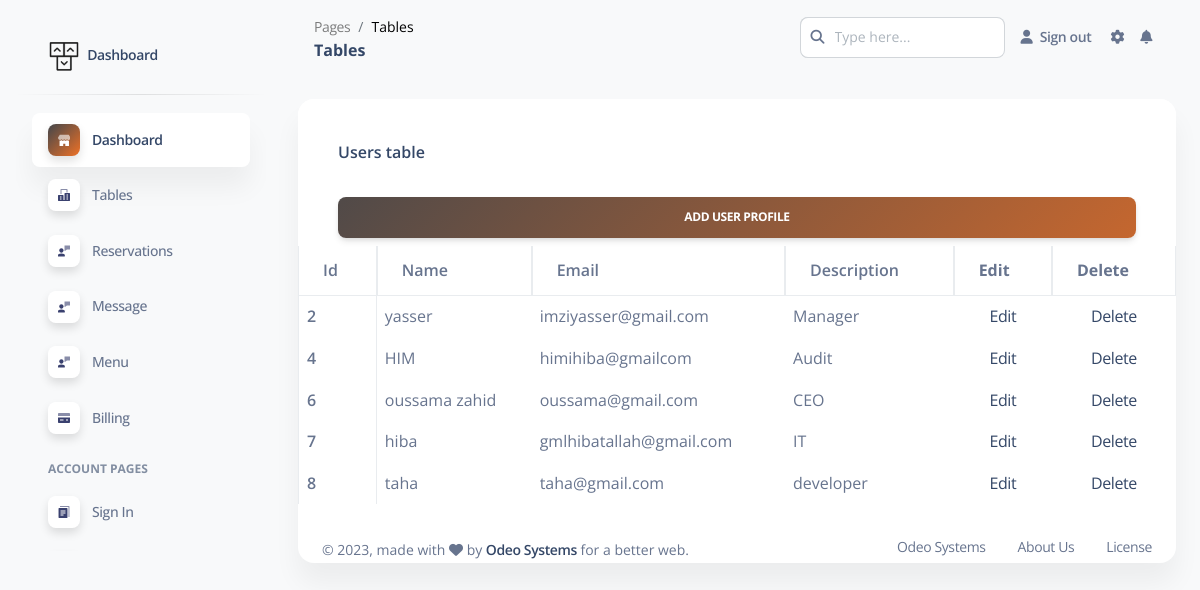
/sfe/admin/pages/tables.php, run on the app's committed database.
### tables this page shows
CREATE TABLE `sign_up` (
  `id` int(255) NOT NULL,
  `username` varchar(30) NOT NULL,
  `email` varchar(60) NOT NULL,
  `password` varchar(60) NOT NULL,
  `description` varchar(255) NOT NULL
);

### sfe/admin/pages/tables.php (the view, shortened to what this page needs)
<!DOCTYPE html>
<html lang="en">
<head>
  <link href="../assets/css/nucleo-icons.css" rel="stylesheet" />
  <link href="../assets/css/nucleo-svg.css" rel="stylesheet" />
  <link href="../assets/css/nucleo-svg.css" rel="stylesheet" />
  <link id="pagestyle" href="../assets/css/soft-ui-dashboard.css?v=1.0.5" rel="stylesheet" />
</head>
<body class="g-sidenav-show  bg-gray-100">
<aside class="sidenav navbar navbar-vertical navbar-expand-xs border-0 border-radius-xl my-3 fixed-start ms-3 " id="sidenav-main">
<div class="sidenav-header">
      <a class="navbar-brand m-0" href="  " target="_blank">
        <img src="../assets/img/logo-ct.png" class="navbar-brand-img h-100" alt="main_logo">
        <span class="ms-1 font-weight-bold"> Dashboard</span>
      </a>
    </div>
    <hr class="horizontal dark mt-0">
    <div class="collapse navbar-collapse  w-auto " id="sidenav-collapse-main">
      <ul class="navbar-nav">
        <li class="nav-item">
          <a class="nav-link  active" href="../pages/dashboard.php">
            <div class="icon icon-shape icon-sm shadow border-radius-md bg-white text-center me-2 d-flex align-items-center justify-content-center">
            </div>
            <span class="nav-link-text ms-1">Dashboard</span>
          </a>
        </li>
        <li class="nav-item">
          <a class="nav-link  " href="../pages/tables.php">
            <div class="icon icon-shape icon-sm shadow border-radius-md bg-white text-center me-2 d-flex align-items-center justify-content-center">
            </div>
            <span class="nav-link-text ms-1">Tables</span>
          </a>
        </li>
        <li class="nav-item">
          <a class="nav-link  " href="../pages/Reservation.php">
            <div class="icon icon-shape icon-sm shadow border-radius-md bg-white text-center me-2 d-flex align-items-center justify-content-center">
            </div>
            <span class="nav-link-text ms-1">Reservations</span>
          </a>
        </li>
        <li class="nav-item">
          <a class="nav-link  " href="../pages/contact.php">
            <div class="icon icon-shape icon-sm shadow border-radius-md bg-white text-center me-2 d-flex align-items-center justify-content-center">
            </div>
            <span class="nav-link-text ms-1">Message</span>
          </a>
        </li>
        <li class="nav-item">
          <a class="nav-link  " href="../pages/menu.php">
            <div class="icon icon-shape icon-sm shadow border-radius-md bg-white text-center me-2 d-flex align-items-center justify-content-center">
            </div>
            <span class="nav-link-text ms-1">Menu</span>
          </a>
        </li>
        <li class="nav-item">
          <a class="nav-link  " href="../pages/billing.php">
            <div class="icon icon-shape icon-sm shadow border-radius-md bg-white text-center me-2 d-flex align-items-center justify-content-center">
            </div>
            <span class="nav-link-text ms-1">Billing</span>
          </a>
        </li>
        <li class="nav-item mt-3">
          <h6 class="ps-4 ms-2 text-uppercase text-xs font-weight-bolder opacity-6">Account pages</h6>
        </li>
        <li class="nav-item">
          <a class="nav-link  " href="../pages/sign_in.php">
            <div class="icon icon-shape icon-sm shadow border-radius-md bg-white text-center me-2 d-flex align-items-center justify-content-center">
            </div>
            <span class="nav-link-text ms-1">Sign In</span>
          </a>
        </li>
        <li class="nav-item">
          <a class="nav-link  " href="../pages/sign_up.php">
          </a>
        </li>
      </ul>
    </div>
  </aside>  <main class="main-content position-relative max-height-vh-100 h-100 border-radius-lg ">
    <nav class="navbar navbar-main navbar-expand-lg px-0 mx-4 shadow-none border-radius-xl" id="navbarBlur" navbar-scroll="true">
      <div class="container-fluid py-1 px-3">
        <nav aria-label="breadcrumb">
          <ol class="breadcrumb bg-transparent mb-0 pb-0 pt-1 px-0 me-sm-6 me-5">
            <li class="breadcrumb-item text-sm"><a class="opacity-5 text-dark" href="javascript:;">Pages</a></li>
            <li class="breadcrumb-item text-sm text-dark active" aria-current="page">Tables</li>
          </ol>
          <h6 class="font-weight-bolder mb-0">Tables</h6>
        </nav>
        <div class="collapse navbar-collapse mt-sm-0 mt-2 me-md-0 me-sm-4" id="navbar">
          <div class="ms-md-auto pe-md-3 d-flex align-items-center">
            <div class="input-group">
              <span class="input-group-text text-body"><i class="fas fa-search" aria-hidden="true"></i></span>
              <input type="text" class="form-control" placeholder="Type here...">
            </div>
          </div>
          <ul class="navbar-nav  justify-content-end">
          <li class="nav-item d-flex align-items-center">
           <a href="logout.php?deconnexion=true" class="nav-link text-body font-weight-bold px-0">
             <i class="fa fa-user me-sm-1"></i>
             <span class="d-sm-inline d-none">Sign out <output></output></span>
           </a>
         </li>
            <li class="nav-item px-3 d-flex align-items-center">
              <a href="javascript:;" class="nav-link text-body p-0">
                <i class="fa fa-cog fixed-plugin-button-nav cursor-pointer"></i>
              </a>
            </li>
            <li class="nav-item dropdown pe-2 d-flex align-items-center">
              <a href="javascript:;" class="nav-link text-body p-0" id="dropdownMenuButton" data-bs-toggle="dropdown" aria-expanded="false">
                <i class="fa fa-bell cursor-pointer"></i>
              </a>
            </li>
          </ul>
        </div>
      </div>
    </nav>
    <div class="container-fluid py-4">
      <div class="row">
        <div class="col-12">
          <div class="card mb-4">
            <div class="card-header pb-0">
              <h6>Users table</h6>
             <a href="../pages/form_user.php"> <input type="submit" name="user_btn" value="Add User Profile" class="btn bg-gradient-dark w-100 my-4 mb-2" ></a>
            </div>
    <div class="table-responsive">
<table class="table table-bordered" id="dataTable" width="100%" cellspacing="0">
<thead>
<tr>
<th>Id</th>
<th>Name </th>
<th>Email</th>
<th>Description</th>
<th><strong>Edit</strong></th>
<th><strong>Delete</strong></th>
</tr>
</thead>
<?php
$servername = "localhost";
$username = "root";
$password = "";
$dbname = "admin_panel";
$conn = new mysqli($servername, $username, $password, $dbname);
$sql = 'SELECT * from `sign_up`  ';
$result = mysqli_query($conn, $sql);
if (mysqli_num_rows($result) > 0) {
while($row = mysqli_fetch_assoc($result)) { ?>
<tbody>
<tr>
<th>
<?php echo $row['id']; ?>
</th>
<td>
<?php echo $row['username']; ?>
</td>
<td>
<?php echo $row['email']; ?>
</td>
<td>
<?php echo $row['description']; ?>
</td>
<td align="center">
<a href="edit.php?id=<?php echo $row["id"]; ?>">Edit</a>
</td>
<td align="center">
<a href="delete.php?id=<?php echo $row["id"]; ?>">Delete</a>
</td>
</tbody>
<?php
}
} else {
echo '0 results';
}
?>
</table>
      <footer class="footer pt-3  ">
        <div class="container-fluid">
          <div class="row align-items-center justify-content-lg-between">
            <div class="col-lg-6 mb-lg-0 mb-4">
              <div class="copyright text-center text-sm text-muted text-lg-start">
                © ,
                made with <i class="fa fa-heart"></i> by
                <a href="http://odeo.ma/" class="font-weight-bold" target="_blank">Odeo Systems</a>
                for a better web.
              </div>
            </div>
            <div class="col-lg-6">
              <ul class="nav nav-footer justify-content-center justify-content-lg-end">
                <li class="nav-item">
                  <a href="" class="nav-link text-muted" target="_blank">Odeo Systems</a>
                </li>
                <li class="nav-item">
                  <a href="" class="nav-link text-muted" target="_blank">About Us</a>
                </li>
                <li class="nav-item">
                  <a href="" class="nav-link pe-0 text-muted" target="_blank">License</a>
                </li>
              </ul>
            </div>
          </div>
        </div>
      </footer>
    </div>
  </main>
</body>
</html>

### sfe/admin/assets/css/nucleo-svg.css (style rules this page uses)
.icon { display: inline-block; color: #111111; height: 1em; width: 1em; }
.icon-sm { height: 0.8em; width: 0.8em; }
.icon { fill: currentColor; stroke: none; }

### data on the page
sign_up: id "2", username "yasser", email "imziyasser@gmail.com", description "Manager"
sign_up: id "4", username "HIM", email "himihiba@gmailcom", description "Audit"
sign_up: id "6", username "oussama zahid", email "oussama@gmail.com", description "CEO"
sign_up: id "7", username "hiba", email "gmlhibatallah@gmail.com", description "IT"
sign_up: id "8", username "taha", email "taha@gmail.com", description "developer"
